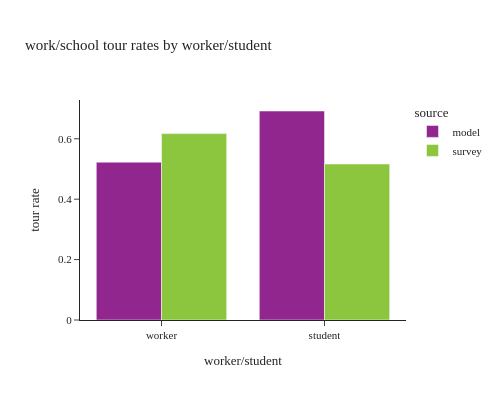

Source (notebook cell):
### Code cell
# worker/student tour rates
df_plot = pd.concat([
    # worker
    calc_tour_rates(tour_data[tour_data['tour_type']=="work"],'worker'),
    # student
    calc_tour_rates(tour_data[tour_data['tour_type']=="school"],'student')
])
df_plot['worker/student'] = ["worker","worker","student","student"]
df_plot['tour rate'] = df_plot['tour_weight']/df_plot['person_weight']

fig = px.bar(df_plot, x="worker/student", y="tour rate", color="source",barmode="group",
             title="work/school tour rates by worker/student")
fig.update_layout(height=400, width=500)
fig.show()

### Figure 1 — Plotly figure (JSON) as saved in the notebook; plotly's stock layout.template omitted (floating-point values rounded to 4 significant figures)
{"data": [{"alignmentgroup": "True", "hovertemplate": "source=model<br>worker/student=%{x}<br>tour rate=%{y}<extra></extra>", "legendgroup": "model", "marker": {"color": "#91268F", "pattern": {"shape": ""}}, "name": "model", "offsetgroup": "model", "orientation": "v", "showlegend": true, "textposition": "auto", "type": "bar", "x": ["worker", "student"], "xaxis": "x", "y": [0.5225, 0.6919], "yaxis": "y"}, {"alignmentgroup": "True", "hovertemplate": "source=survey<br>worker/student=%{x}<br>tour rate=%{y}<extra></extra>", "legendgroup": "survey", "marker": {"color": "#8CC63E", "pattern": {"shape": ""}}, "name": "survey", "offsetgroup": "survey", "orientation": "v", "showlegend": true, "textposition": "auto", "type": "bar", "x": ["worker", "student"], "xaxis": "x", "y": [0.6172, 0.5164], "yaxis": "y"}], "layout": {"barmode": "group", "height": 400, "legend": {"title": {"text": "source"}, "tracegroupgap": 0}, "title": {"text": "work/school tour rates by worker/student"}, "width": 500, "xaxis": {"anchor": "y", "domain": [0.0, 1.0], "title": {"text": "worker/student"}}, "yaxis": {"anchor": "x", "domain": [0.0, 1.0], "title": {"text": "tour rate"}}}}
